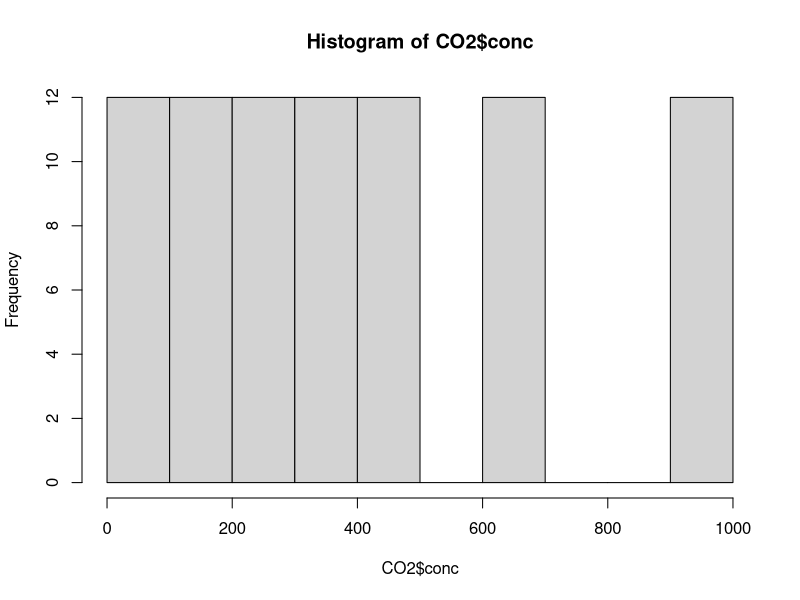
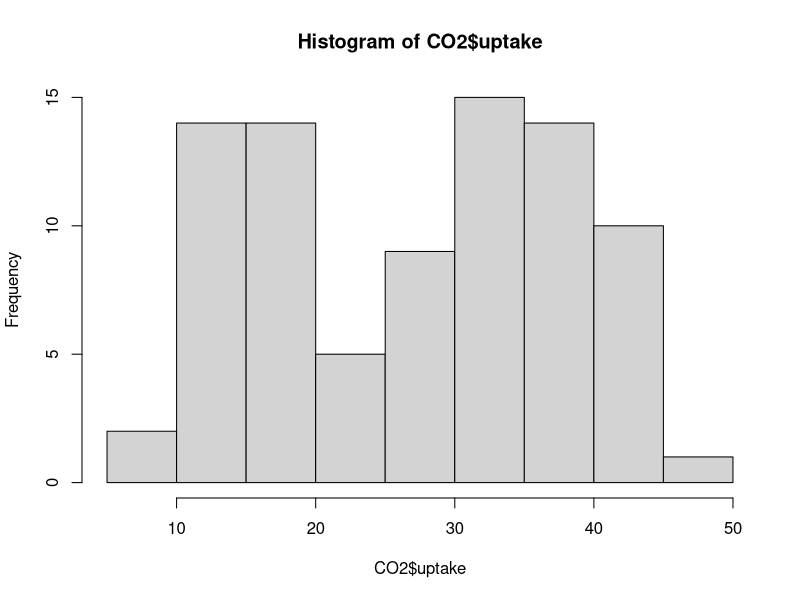
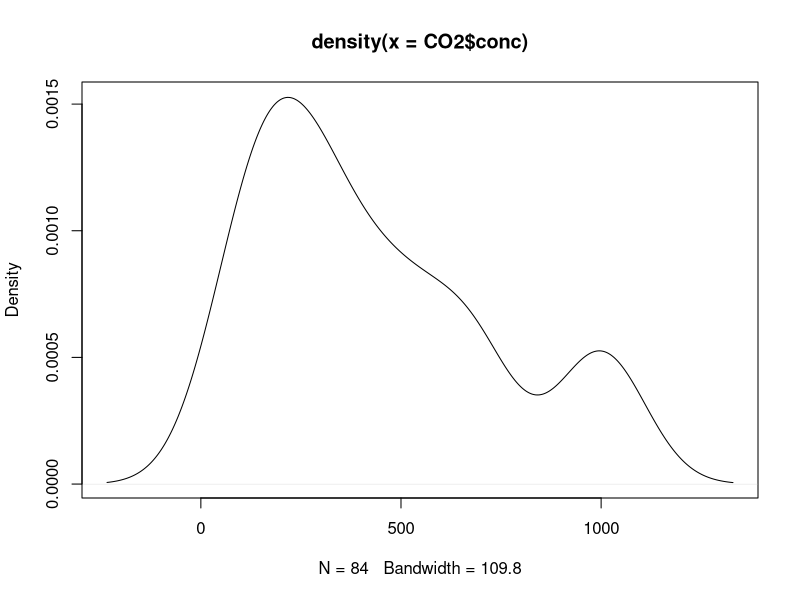
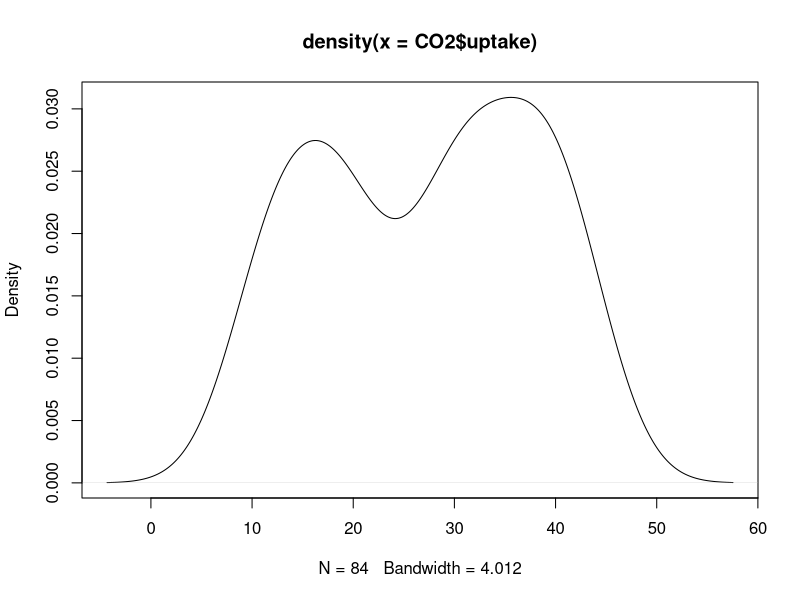
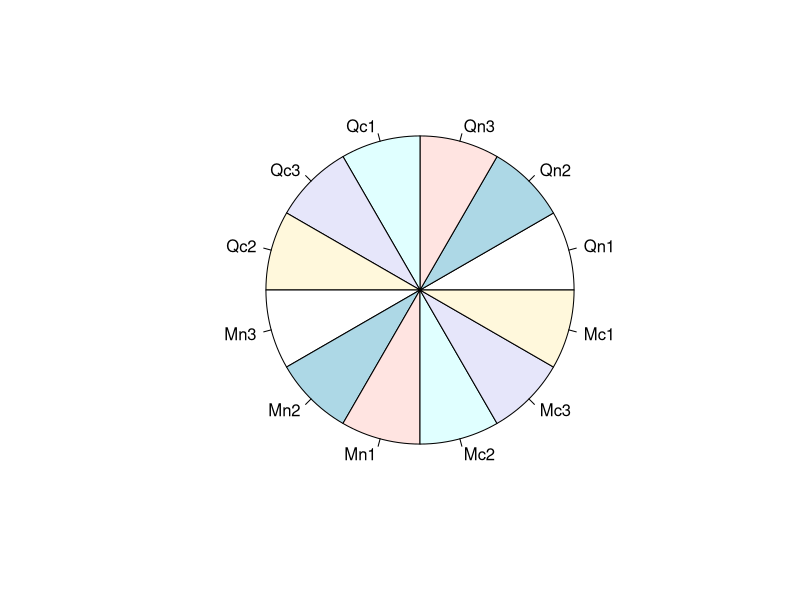
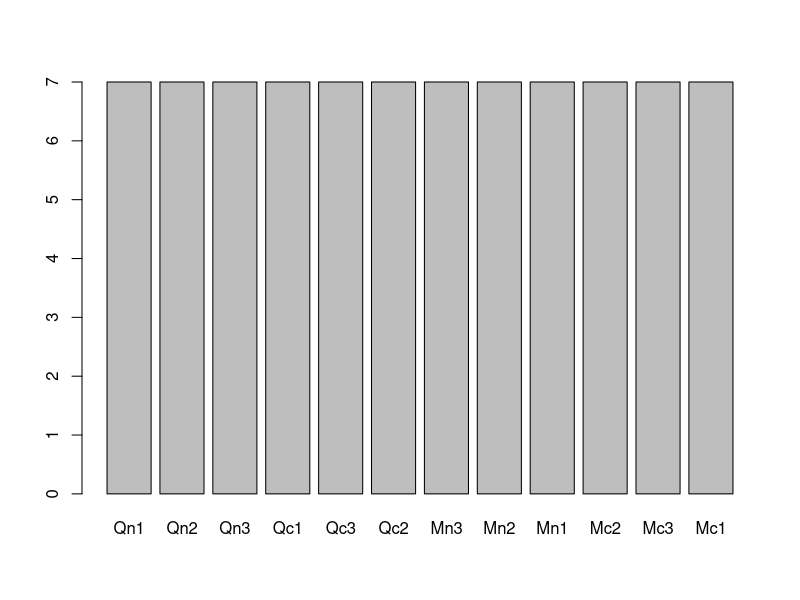
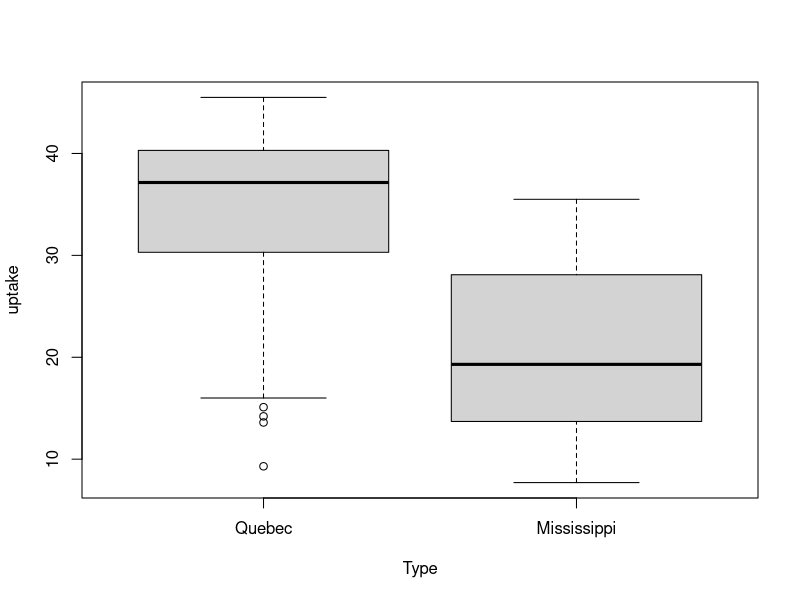
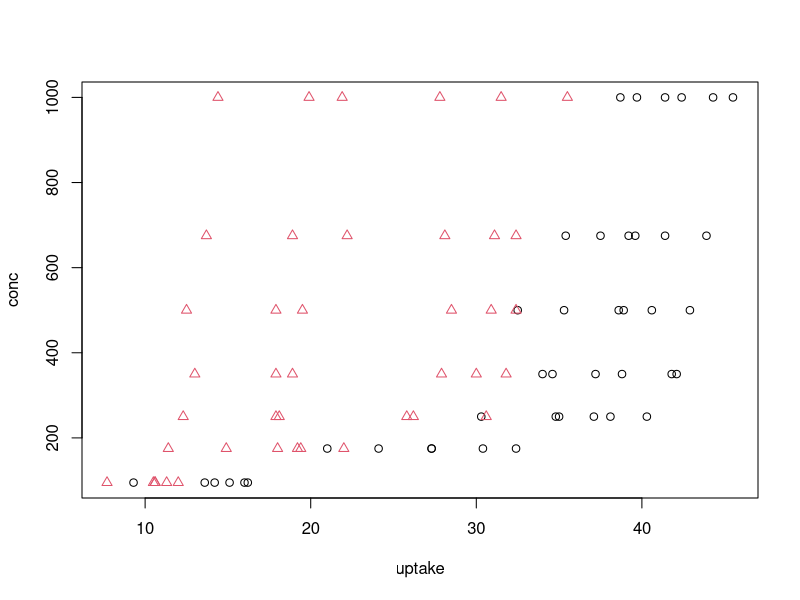

Write R code to recreate these figures, in order. (Note: this script raises an error after producing the figures.)
#Ashish bandgar 
#TASK 1
#1.
#Recall the example that focused on the 'iris' dataset. 
#Using this dataset, calculate the three separate correlation 
#matrices with the four variables, which correspond to the 
#three levels in the Species factor.
#use cor example from Step 1 and be sure to review help for cor and cov
cor(iris$Sepal.Length, iris$Petal.Length)
cor(iris[,1:4])
#cor is a function in R to calculate correlation.
#The correlation between Sepal.Length and Petals.Length is 0.8717538
#so, there is a positive correlation between them.
#Sepal.Width is correlated to Sepal.Width with a factor of -0.1175698 
#so, there is a negative correlation between them.
#Sepal.Width and Petal.Length are correlated by a factor of -0.4284401
#hence, they are negatively correlated.
#Sepal.Length and Petal.Width are positively correlated by a factor of 0.8179411.
#
#2. Is the previous assertion that Petal.Length
#is highly positively correlated with Petal.Width justified?
#Yes, Petal.Length is highly positively correlated with Petal.Width as
#its correlation is 0.9628654 which is very close to 1.
#Hence, we can say that they are highly positively correlated.
#
#3. Is the previous assertion that Petal.Length
#is highly positively correlated with Sepal.Length justified?
#Yes, Petal.Length is highly positively correlated with Sepal.Length as
#its correlation is 0.8717538 which is very close to 1.
#Hence, we can say that they are highly positively correlated.
#
#4. Is the previous assertion that Petal.Length
#and Petal.Width are negatively correlated with Sepal.Width justified?
#The correlation between Petal.Length and Sepal.Width is -0.4284401.
#Hence, it is negatively correlated.
#The correlation between Petal.Width and Sepal.Width is -0.3661259.
#Hence, it is negatively correlated.
#
#5. Is the previous assertion that Sepal.Length and Sepal.Width
#are uncorrelated (but negatively correlated, if at all) justi???ed?
#The correlation between Sepal.Length and Sepal.Width is -0.1175698.
#This is very close to 0. Hence we can conclude that they are uncorrelated.
#
#6. What conclusions can you draw from the results of the correlation?
#Looking at the results here, we can see that the Sepal.Length and Petal.Width
#are highly correlated.
#But, Sepal.Length is negatively correlated with Sepal.Width.
#The correlation between Sepal.Length and Sepal.Width is -0.1175698.
#This is very close to 0. Hence we can conclude that they are uncorrelated.
#Sepal.Width is negatively correlated with all the other attributes.
#
#TASK 2
#1. Complete EDA on the CO2 file that comes with R
#start by looking up CO2 in R help
#then examine CO2
CO2
#and create data frame CO2df
CO2df <- CO2
CO2df
#first plan your approach to EDA
#then using examples from class, including Step 1 and 2 EDA,
#explore the data and prepare a report on your findings
#remember to standardize and/or bin numeric variables
#if necessary
#we are looking for the affect on CO2 update of chilling as
#compared to nonchilling
#turn in your report as a PDF
#and your R code file
summary(CO2)

hist(CO2$conc)
hist(CO2$uptake)

plot(density(CO2$conc)) 
plot(density(CO2$uptake)) 

table(CO2$Plant) 
pie(table(CO2$Plant)) 
barplot(table(CO2$Plant)) 

cov(CO2$conc, CO2$uptake)
cov(CO2[,4:5])

cor(CO2$conc, CO2$uptake)
cor(CO2[,4:5])

aggregate(uptake ~ Type, summary, data=CO2)

boxplot(uptake ~ Type, data=CO2) 

with(CO2, plot(uptake, conc, col=Type, pch=as.numeric(Type)))

pairs(CO2) 
library(scatterplot3d)
scatterplot3d(CO2$uptake, CO2$Type, CO2$conc)
distMatrix <- suppressWarnings(as.matrix(dist(CO2[,1:4])))
heatmap(distMatrix)

parallelplot(~CO2[1:4] | Treatment, data=CO2)
library(ggplot2)
qplot(uptake, Treatment, data=CO2, facets=Plant ~.)

CO2.chilled <- subset(CO2,CO2$Treatment == "chilled")
CO2.nonchilled <- subset(CO2,CO2$Treatment == "nonchilled")
t.test(CO2.chilled$uptake,CO2.nonchilled$uptake)

fit <- lm(CO2$uptake ~ CO2$conc)
summary(fit)

set.seed(3147)
x <- CO2$uptake

summary(x)
boxplot(x)  

y <- CO2$conc
df <- data.frame(x, y)
rm(x, y)
attach(df)
# find the index of outliers from x
(m <- which(x %in% boxplot.stats(x)$out))
# find the index of outliers from y
(n <- which(y %in% boxplot.stats(y)$out))
detach(df)
(outlier.list1 <- intersect(a,b))
plot(df)
points(df[outlier.list1,], col="red", pch="+", cex=2.5)
outliers <- order(outlier.scores, decreasing=T)[1:5]
# who are outliers
print(outliers)
print(CO22[outliers,])
n <- nrow(CO22)
labels <- 1:n
labels[-outliers] <- "."
biplot(prcomp(CO22), cex=.8, xlabs=labels)

pch <- rep(".", n)
pch[outliers] <- "+"
col <- rep("black", n)
col[outliers] <- "red"
pairs(CO22, pch=pch, col=col)

CO22 <- CO2[,4:5]
kmeans.result <- kmeans(CO22, centers=3)
# cluster centers
kmeans.result$centers
kmeans.result$cluster
centers <- kmeans.result$centers[kmeans.result$cluster, ]
distances <- sqrt(rowSums((CO22 - centers)^2))
# pick top 5 largest distances
outliers <- order(distances, decreasing=T)[1:5]
# who are outliers
print(outliers)
print(CO22[outliers,])

# plot clusters
plot(CO22[,c("conc", "uptake")], pch="o", col=kmeans.result$cluster, cex=0.3)
# plot cluster centers
points(kmeans.result$centers[,c("conc", "uptake")], col=1:3, pch=8, cex=1.5)
# plot outliers
points(CO22[outliers, c("conc", "uptake")], pch="+", col=4, cex=1.5)

# plot cluster centers
points(kmeans.result$centers[,c("conc", "uptake")], col=1:3, pch=8, cex=1.5)
# plot outliers
points(CO22[outliers, c("conc", "uptake")], pch="+", col=4, cex=1.5)
